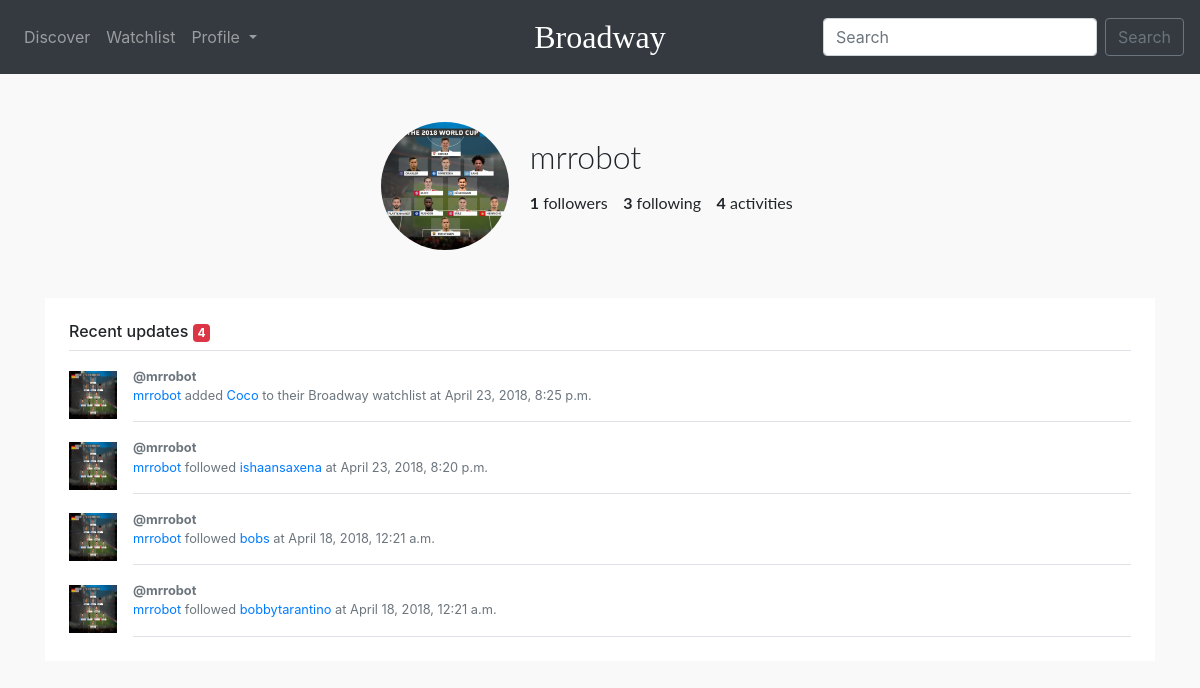
Page /u/ (signed in) on the committed database.
### user/models.py (models this page shows, shortened)
class Profile(models.Model):
    user = models.OneToOneField(User, on_delete=models.CASCADE)
    bio = models.TextField(max_length=512, blank=True)
    birth_date = models.DateField(null=True, blank=True)
    name = models.CharField(max_length=32, blank=True)
    profile_picture = models.ImageField(
        upload_to='static/assets/user_images/',
        default='static/assets/user_images/default.png',
        blank=True
    )
    created_at = models.DateTimeField(
        auto_now_add=True
    )
    followers = models.IntegerField(default=0)
    following = models.IntegerField(default=0)
    def __str__(self):
        return self.user.username

class Activity(models.Model):
    activity_type = models.CharField(max_length=50)
    main_user = models.ForeignKey(
        Profile,
        on_delete=models.CASCADE,
        related_name="main_user",
        null=True
    )
    movie = models.ForeignKey(
        main.models.Movie,
        on_delete=models.CASCADE,
        related_name="added",
        null=True,
        blank=True
    )
    activity_user = models.ForeignKey(
        Profile,
        on_delete=models.CASCADE,
        related_name="activity_user",
        null=True,
        blank=True
    )
    created_at = models.DateTimeField(
        auto_now_add=True
    )

### main/models.py (models this page shows, shortened)
class Movie(models.Model):
    movie_id = models.IntegerField(null=True)
    title = models.CharField(max_length=100, null=True)
    overview = models.TextField(null=True)
    release_date = models.DateField(null=True)
    poster = models.SlugField(
        blank=True
    )

### user/views.py (the view)
# urls.py: path('', views.profile, name='profile'),
@login_required
def profile(request):
    user_profile = Profile.objects.get(user=request.user)
    activities = Activity.objects.filter(main_user=user_profile).order_by('-created_at')
    context = {
        'profile': user_profile,
        'activities': activities,
    }
    return render(request, 'user/profile.html', context)

### templates/user/profile.html (shortened to what this page needs)
{% extends "base.html" %}
{% load static %}
{% block assets %}
<link rel="stylesheet" href="{% static 'css/profile.css' %}">
{% endblock %}
{% block content %}
    <div class="my-4 p-4 box-shadow profile-outer">
        <div class="profile profile-picture">
            <img src="/{{ profile.profile_picture }}">
        </div>
        <div class="profile profile-data">
            <h1 class="username">{{user.username}}</h1>
            <p class="data-outer">
                <span class="data"><span class="interactions">{{ profile.followers }}</span> followers</span>
                <span class="data"><span class="interactions">{{ profile.following }}</span> following</span>
                <span class="data"><span class="interactions">{{ activities.count }}</span> activities</span>
            </p>
        </div>
    </div>
    <div class="my-4 p-4 bg-white box-shadow">
        <h6 class="border-bottom border-gray pb-2 mb-0">
            Recent updates
            <span class="badge badge-danger">{{ activities|length }}</span>
        </h6>
        {% for activity in activities %}
            <div class="media text-muted pt-3">
                <img src="/{{ activity.main_user.profile_picture }}" alt="" class="mr-3 align-self-center profile-picture">
                <p class="media-body pb-3 mb-0 small lh-125 border-bottom border-gray">
                    <strong class="d-block text-gray-dark">@{{ activity.main_user }}</strong>
                    {% if activity.movie %}
                        <a href="/u/{{ activity.main_user }}">{{ activity.main_user }}</a>
                        {{ activity.activity_type }}
                        <a href="/m/{{ activity.movie.movie_id }}">{{ activity.movie.title }}</a>
                        to their Broadway watchlist at {{ activity.created_at }}
                    {% else %}
                        <a href="/u/{{ activity.main_user }}">{{ activity.main_user }}</a>
                        {{ activity.activity_type }}
                        <a href="/u/{{ activity.activity_user }}">{% if activity.activity_user.user == request.user %}you{% else %}{{ activity.activity_user }}{% endif %}</a>
                        at {{ activity.created_at }}
                    {% endif %}
                </p>
            </div>
        {% endfor %}
    </div>
{% endblock %}

### static/css/main.css (style rules this page uses)
html { -moz-osx-font-smoothing:grayscale;-webkit-font-smoothing:antialiased;text-rendering:optimizeLegibility;-webkit-font-feature-settings:"kern";-moz-font-feature-settings:"kern";font-feature-settings:"kern";-webkit-perspective:1000 }
body { background:#F9F9F9 }

### static/css/profile.css (style rules this page uses)
.profile-outer { text-align: center; vertical-align: middle; }
.profile { display: inline-table; vertical-align: top; height: auto; position: relative; }
.profile.profile-picture img { -o-object-fit: cover; object-fit: cover; height: 8rem; width: 8rem; display: block; position: relative; border-radius: 50%; }
.profile.profile-data { margin: 1rem; font-family: "Lato", sans-serif; text-align: left; }
.profile.profile-data .username { margin: 0; padding: 0; font-weight: 300; font-size: 2rem; }
.profile.profile-data .data-outer { margin: 0 0 10px 0; font-weight: 300; font-size: 1.25rem; }
.profile.profile-data .data { margin: 0 10px 0 0; font-weight: 400; font-size: 1rem; }
.profile.profile-data .data .interactions { font-weight: bolder; }
.profile-picture { width: 3rem; height: 3rem; }

### rows in the picture
Profile: profile_picture (picture), followers "1", following "3"
Activity: main_user.profile_picture (picture), main_user "mrrobot", activity_type "added", movie "Coco", created_at "April 23, 2018, 8:25 p.m."
Activity: main_user.profile_picture (picture), main_user "mrrobot", activity_type "followed", activity_user "ishaansaxena", created_at "April 23, 2018, 8:20 p.m."
Activity: main_user.profile_picture (picture), main_user "mrrobot", activity_type "followed", activity_user "bobs", created_at "April 18, 2018, 12:21 a.m."
Activity: main_user.profile_picture (picture), main_user "mrrobot", activity_type "followed", activity_user "bobbytarantino", created_at "April 18, 2018, 12:21 a.m."

### other values in the picture
{{ user.username }} "mrrobot"
{{ activities.count }} "4"
{{ activities|length }} "4"
